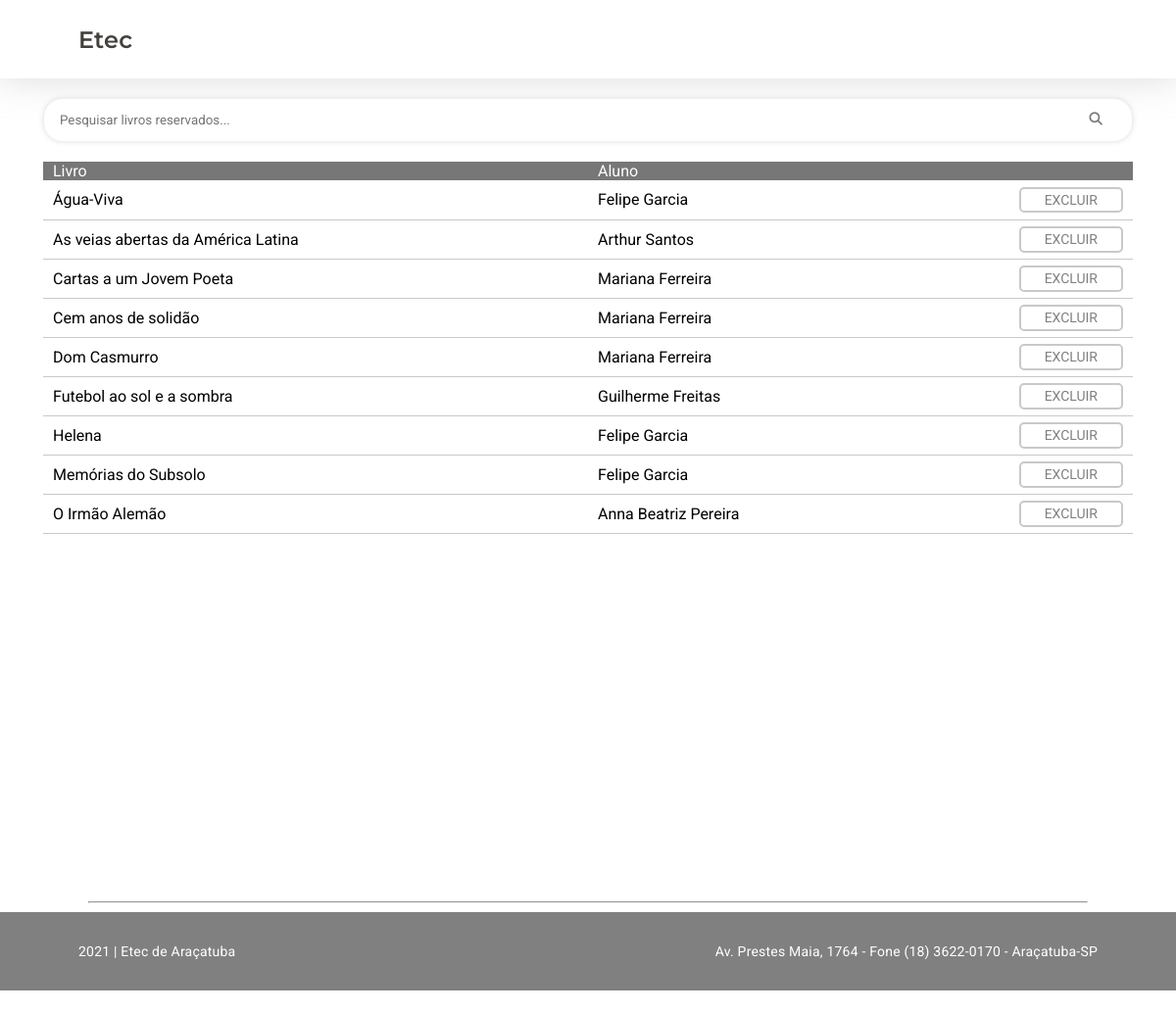
Screenshot of /reservas.php (signed in) with the database file from the repository.
### tables this page shows
CREATE TABLE IF NOT EXISTS `reservas` (
  `ID_res` int(11) NOT NULL AUTO_INCREMENT,
  `ID_liv` int(11) NOT NULL,
  `ID_user` int(11) NOT NULL,
  `data_res` datetime NOT NULL,
  PRIMARY KEY (`ID_res`),
  KEY `ID_liv` (`ID_liv`),
  KEY `ID_user` (`ID_user`)
);

CREATE TABLE IF NOT EXISTS `livros` (
  `ID_liv` int(11) NOT NULL AUTO_INCREMENT,
  `nome_liv` text NOT NULL,
  `autor_liv` text NOT NULL,
  `quantidade_liv` varchar(100) NOT NULL,
  `topicos_liv` text NOT NULL,
  `data_liv` datetime NOT NULL,
  PRIMARY KEY (`ID_liv`)
);

CREATE TABLE IF NOT EXISTS `usuario` (
  `ID_user` int(11) NOT NULL AUTO_INCREMENT,
  `nome_user` text NOT NULL,
  `nascimento_user` date NOT NULL,
  `email_user` varchar(200) NOT NULL,
  `senha_user` varchar(255) NOT NULL,
  `nivel_user` int(2) NOT NULL,
  `data_user` datetime NOT NULL,
  PRIMARY KEY (`ID_user`)
);

### reservas.php (the view, shortened to what this page needs)
<?php
  include("conexao.php");
  $sql = "select u.nome_user, l.nome_liv, r.ID_res from reservas as r join usuario as u on r.ID_user = u.ID_user ";
  $sql .= "join livros as l on r.ID_liv = l.ID_liv order by l.nome_liv";
  $result = mysqli_query($conexao, $sql);
?>
<!DOCTYPE html>
<html lang="pt-br">
  <head>
    <link rel="stylesheet" href="./css/all.css" />
  </head>
  <body>
    <header>
      <h2>Etec</h2>
    </header>
    <main class="content">
      <div class="content-inside collection">
        <section class="section">
          <div class="submit-line">
            <form action="search.php" method="post">
              <input
                  type="text"
                  id="pesquisa"
                  name="pesquisa"
                  placeholder="Pesquisar livros reservados..." />
              <button class="submit-lente" type="submit">
                <i class="fas fa-search"></i>
              </button>
            </form>
          </div>
        </section>
        <section class="section-table-reserves">
          <table class="table-reserves">
            <tr>
              <th class="th-reserves">Livro</th>
              <th class="th-reserves" colspan="3">Aluno</th>
            </tr>
            <tbody class="resultado">
            <?php
              while ($row = mysqli_fetch_assoc($result)){
            ?>
            <tr>
              <td class="td-reserves"><?php echo $row["nome_liv"]; ?></td>
              <td class="td-reserves"><?php echo $row["nome_user"]; ?></td>
              <td class="td-reserves">
              <a
                  <?php echo "href='delete.php?id=" . $row["ID_res"] . "'" ?>
                  class="reserve">EXCLUIR</a>
              </td>
            </tr>
            <?php } ?>
            </tbody>
          </table>
        </section>
      </div>
    </main>
    <hr />
    <footer class="footer">
      <p>2021 | Etec de Araçatuba</p>
      <p id="address">
        Av. Prestes Maia, 1764 - Fone (18) 3622-0170 - Araçatuba-SP
      </p>
    </footer>
  </body>
</html>

### css/all.css (style rules this page uses)
* { padding: 0; margin: 0; box-sizing: border-box; }
html, body { height: 100%; margin: 0; }
:root { --brown: #43403e; --text-gray: #777777; --dark-gray: #808080; --soft-gray: #c9c9c9; }
h2 { font-family: 'Montserrat', sans-serif; font-weight: 600; font-size: 24px; line-height: 29px; letter-spacing: 0.01em; color: var(--brown); }
p { font-family: 'Roboto', sans-serif; font-weight: normal; font-size: 14px; line-height: 16px; letter-spacing: 0.015em; }
header { height: 10vh; display: flex; align-items: center; justify-content: left; padding-left: 80px; background-color: white; box-shadow: 0px 6px 30px rgba(201, 201, 201, 0.5) }
.content { min-height: 100%; width: min(96vw, 1200px); margin: 0 auto; }
.content-inside { padding: 20px; padding-bottom: 10vh; }
input, button, table, label { font-family: 'Roboto', sans-serif; }
.submit-lente { position: absolute; top: 32%; left: 96%; z-index: 10; border: none; background: transparent; outline: none; color: var(--text-gray); }
.submit-line { position: relative; width: 100%; }
.submit-line input { padding: 0 1rem; width: 100%; height: 45px; border: 1.8px solid #efefef; box-shadow: 0px 0px 5px rgba(201, 201, 201, 0.5); box-sizing: border-box; border-radius: 20px; }
.section { display: flex; align-items: center; justify-content: space-between; }
.table-collection, .table-reserves, .table-profile, .table-ebooks { width: 100%; margin-top: 20px; border-collapse: collapse; }
.th-collection, .th-reserves, .th-ebooks { background-color: var(--text-gray); color: white; font-weight: normal; text-align: left; padding: 0 10px; width: 50%; }
.td-collection, .td-reserves, .td-profile, .td-ebooks, .no-book { padding: 0 10px; height: 40px; border-bottom: 1px solid var(--soft-gray); }
.td-collection:last-child, .td-reserves:last-child, .td-profile:last-child, .td-ebooks:last-child { text-align: right; }
.reserve { padding: .2rem 1.5rem; background-color: white; border: 2px solid var(--soft-gray); border-radius: 5px; color: var(--dark-gray); font-size: 14px; text-decoration: none; }
input { border: 1.7px solid #efefef; box-shadow: 0px 0px 5px rgba(201, 201, 201, 0.5); box-sizing: border-box; border-radius: 10px; width: 100%; height: 35px; }
hr { width: 85%; margin: 7rem auto; margin-top: 40px; color: black; }
.footer { margin-top: -10vh; padding: 0 5rem; height: 10vh; width: 100%; display: flex; align-items: center; justify-content: space-between; background-color: var(--dark-gray); color: white; }

### rows the page displays
reservas: ID_liv.nome_liv "Água-Viva", ID_user.nome_user "Felipe Garcia"
reservas: ID_liv.nome_liv "As veias abertas da América Latina", ID_user.nome_user "Arthur Santos"
reservas: ID_liv.nome_liv "Cartas a um Jovem Poeta", ID_user.nome_user "Mariana Ferreira"
reservas: ID_liv.nome_liv "Cem anos de solidão", ID_user.nome_user "Mariana Ferreira"
reservas: ID_liv.nome_liv "Dom Casmurro", ID_user.nome_user "Mariana Ferreira"
reservas: ID_liv.nome_liv "Futebol ao sol e a sombra", ID_user.nome_user "Guilherme Freitas"
reservas: ID_liv.nome_liv "Helena", ID_user.nome_user "Felipe Garcia"
reservas: ID_liv.nome_liv "Memórias do Subsolo", ID_user.nome_user "Felipe Garcia"
reservas: ID_liv.nome_liv "O Irmão Alemão", ID_user.nome_user "Anna Beatriz Pereira"
